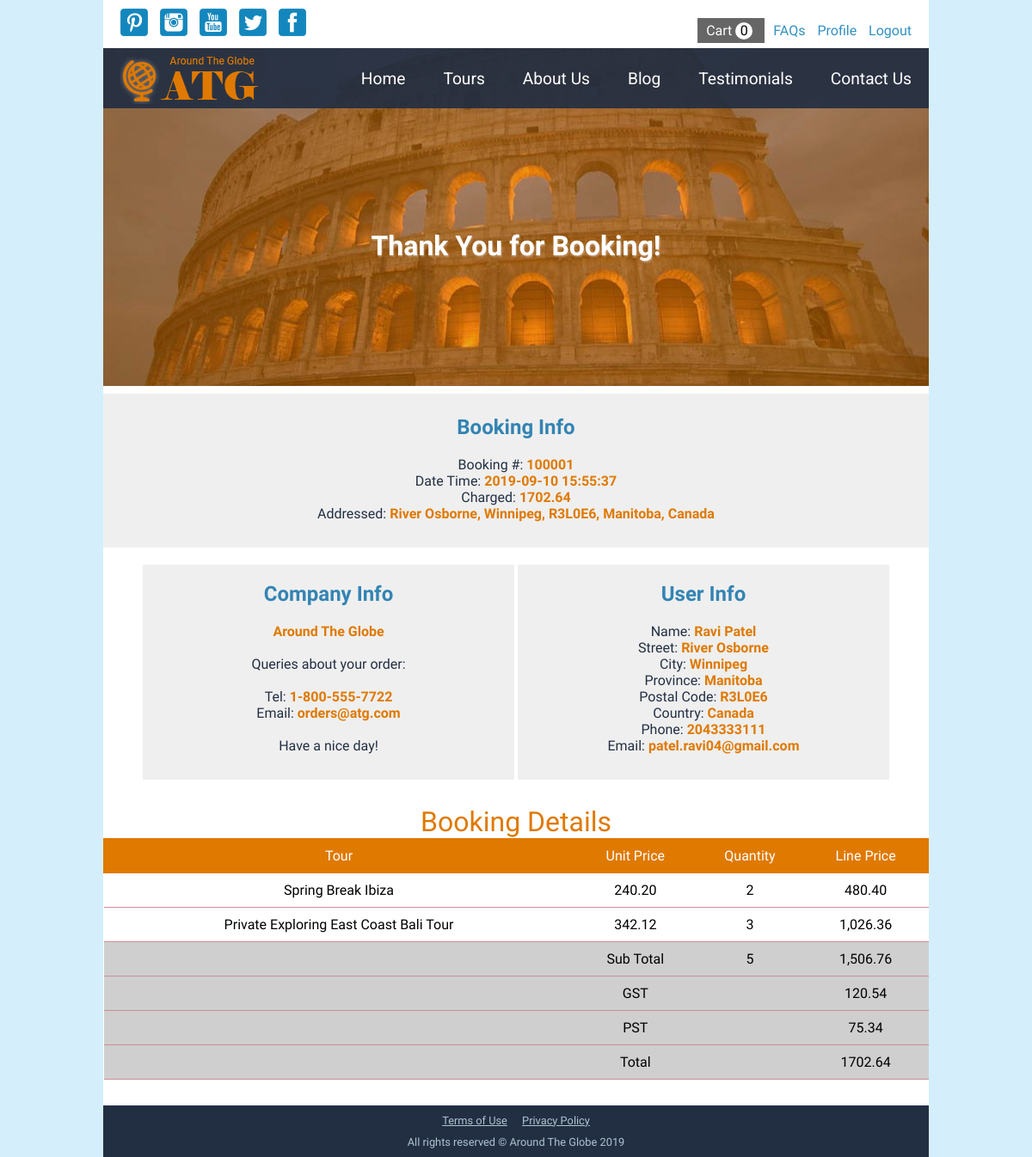
Screenshot of /thank_you.php?booking_id=1 (signed in) with the database file from the repository.
### tables this page shows
CREATE TABLE `bookings` (
  `booking_id` int(11) NOT NULL AUTO_INCREMENT,
  `user_id` int(11) NOT NULL,
  `customer_address` varchar(255) NOT NULL,
  `sub_total` decimal(10,2) NOT NULL,
  `gst` decimal(6,2) NOT NULL,
  `pst` decimal(6,2) NOT NULL,
  `total` decimal(10,2) NOT NULL,
  `status` varchar(20) NOT NULL,
  `created_at` datetime NOT NULL DEFAULT CURRENT_TIMESTAMP,
  `updated_at` datetime DEFAULT NULL,
  PRIMARY KEY (`booking_id`)
);

CREATE TABLE `users` (
  `user_id` int(11) NOT NULL AUTO_INCREMENT,
  `first_name` varchar(50) NOT NULL,
  `last_name` varchar(50) NOT NULL,
  `street` varchar(100) NOT NULL,
  `city` varchar(50) NOT NULL,
  `postal_code` char(7) NOT NULL,
  `province` varchar(50) NOT NULL,
  `country` varchar(50) NOT NULL,
  `phone` varchar(20) NOT NULL,
  `email` varchar(100) NOT NULL,
  `password` varchar(255) NOT NULL,
  `role` enum('admin','blogger','customer') NOT NULL DEFAULT 'customer',
  `created_at` datetime NOT NULL DEFAULT CURRENT_TIMESTAMP,
  `updated_at` datetime DEFAULT NULL,
  PRIMARY KEY (`user_id`),
  UNIQUE KEY `email` (`email`)
);

CREATE TABLE `booking_line_items` (
  `booking_line_items_id` int(11) NOT NULL AUTO_INCREMENT,
  `booking_id` int(11) NOT NULL,
  `tour_id` int(11) NOT NULL,
  `unit_price` decimal(6,2) NOT NULL,
  `quantity` int(1) NOT NULL,
  PRIMARY KEY (`booking_line_items_id`)
);

CREATE TABLE `tours` (
  `tour_id` int(11) NOT NULL AUTO_INCREMENT,
  `title` varchar(255) NOT NULL,
  `category_id` int(11) NOT NULL,
  `featured_image` varchar(255) NOT NULL,
  `thumbnail_image` varchar(255) NOT NULL,
  `description` text NOT NULL,
  `country` varchar(20) NOT NULL,
  `from_date` date NOT NULL,
  `to_date` date NOT NULL,
  `price` decimal(5,2) NOT NULL,
  `booking_ends` date NOT NULL,
  `bookings_available` int(3) NOT NULL,
  `max_allowed_bookings` int(1) NOT NULL,
  `is_featured` tinyint(1) NOT NULL DEFAULT '0',
  `is_published` tinyint(1) NOT NULL DEFAULT '0',
  `created_at` datetime NOT NULL DEFAULT CURRENT_TIMESTAMP,
  `updated_at` datetime DEFAULT NULL,
  PRIMARY KEY (`tour_id`)
);

### app/functions.php (called while the page is built, shortened)
<?php
	function esc($string)
	{
		return htmlentities($string, null, "UTF-8");
	}
	function getLineTotal($price, $quantity)
	{
		return $price * $quantity;
	}
	function getGST($price)
	{
		return $price * GST;
	}
	function getPST($price)
	{
		return $price * PST;
	}
	function getTotal($price)
	{
		return $price + getGST($price) + getPST($price);
	}

### autoloaders.php (called while the page is built, shortened)
<?php
$autoload = function ($class){
	$prefix = "App\\";
	$base_dir = __DIR__ . '/classes/';
	$len = strlen($prefix);
	$sub_class = substr($class, $len);
	$file = $base_dir . str_replace('\\', '/', $sub_class) . '.php';
};

### classes/Model.php (called while the page is built, shortened)
<?php
class Model
{
	protected static $dbh;
	public static function init($dbh)
	{
		static::$dbh = $dbh;
	}
	public function one($id)
	{
		$query = "SELECT * from {$this->table}
					WHERE {$this->key} = :id";
		$params = array(':id' => $id);
		$stmt = static::$dbh->prepare($query);
		$stmt->execute($params);
		return $stmt->fetch(\PDO::FETCH_ASSOC);
	}
}

### classes/BookingModel.php (called while the page is built, shortened)
<?php
class BookingModel extends Model
{
	public function getLineItems($id)
	{
		$query = "SELECT
					booking_line_items.*,
					tours.title
					FROM
					booking_line_items
					JOIN tours USING(tour_id)
					WHERE booking_id = :booking_id";
		$params = array(':booking_id' => $id);
		$stmt = static::$dbh->prepare($query);
		$stmt->execute($params);
		return $stmt->fetchAll(\PDO::FETCH_ASSOC);
	}
}

### public/thank_you.php (the view, shortened to what this page needs)
<?php
    $heading = 'Thank You for Booking!';
    if(!empty($_GET['booking_id'])){
    	$obj_booking = new BookingModel;
    	$obj_user = new UserModel;
	    $booking = $obj_booking->one($_GET['booking_id']);
	    $booking_line_items = $obj_booking->getLineItems($booking['booking_id']);
	    $user = $obj_user->one($_SESSION['user_id']);
    } else {
    	$_SESSION['flash'] = 'Please make a payment to see the thank you page.';
        $_SESSION['flash_class'] = 'flash-info';
        header('Location: checkout.php');
        exit;
    }
    require '../inc/head.inc.php';
    require '../inc/header.inc.php';
?>
      <main>
        <div id="hero">
          <img src="images/banner.jpg" alt="banner image">
          <div>
            <h1><?=esc($heading)?></h1>
          </div>
        </div>
        <div class="booking-info">
        	<h2>Booking Info</h2>
        	<span>
        		<span>Booking #: </span>
        		<strong class="value">
              <?=esc('10000' . $booking['booking_id'])?>
            </strong>
        	</span>
        	<br>
        	<span>
        		<span>Date Time: </span>
        		<strong class="value"><?=esc($booking['created_at'])?></strong>
        	</span>
        	<br>
        	<span>
        		<span>Charged: </span>
        		<strong class="value"><?=esc($booking['total'])?></strong>
        	</span>
        	<br>
        	<span>
        		<span>Addressed: </span>
        		<strong class="value"><?=esc($booking['customer_address'])?></strong>
        	</span>
        </div>
        <div class="company-user">
        	<div class="company-info">
        		<h2>Company Info</h2>
        		<span>
	        		<strong class="value">Around The Globe</strong>
	        	</span>
	        	<br>
	        	<br>
	        	<span>
	        		<span>Queries about your order:</span>
	        	</span>
	        	<br>
	        	<br>
	        	<span>
	        		<span>Tel: </span>
	        		<strong class="value">1-800-555-7722</strong>
	        	</span>
	        	<br>
	        	<span>
	        		<span>Email: </span>
	        		<strong class="value">orders@atg.com</strong>
	        	</span>
	        	<br>
	        	<br>
	        	<span>
	        		<span>Have a nice day!</span>
	        	</span>
        	</div>
        	<div class="user-info">
        		<h2>User Info</h2>
        		<span>
	        		<span>Name: </span>
	        		<strong class="value">
	        			<?=esc($user['first_name'] . ' ' . $user['last_name'])?>
	        		</strong>
	        	</span>
	        	<br>
	        	<span>
	        		<span>Street: </span>
	        		<strong class="value"><?=esc($user['street'])?></strong>
	        	</span>
	        	<br>
	        	<span>
	        		<span>City: </span>
	        		<strong class="value"><?=esc($user['city'])?></strong>
	        	</span>
	        	<br>
	        	<span>
	        		<span>Province: </span>
	        		<strong class="value"><?=esc($user['province'])?></strong>
	        	</span>
	        	<br>
	        	<span>
	        		<span>Postal Code: </span>
	        		<strong class="value"><?=esc($user['postal_code'])?></strong>
	        	</span>
	        	<br>
	        	<span>
	        		<span>Country: </span>
	        		<strong class="value"><?=esc($user['country'])?></strong>
	        	</span>
	        	<br>
	        	<span>
	        		<span>Phone: </span>
	        		<strong class="value"><?=esc($user['phone'])?></strong>
	        	</span>
	        	<br>
	        	<span>
	        		<span>Email: </span>
	        		<strong class="value"><?=esc($user['email'])?></strong>
	        	</span>
        	</div>
        </div>
        <table id="booking_details">
          <caption>Booking Details</caption>
          <tr>
            <th>Tour</th>
            <th>Unit Price</th>
            <th>Quantity</th>
            <th>Line Price</th>
          </tr>
          <?php
            $sub_total_qty = 0;
            $sub_total_price = 0;
          ?>
          <?php foreach ($booking_line_items as $line_item) : ?>
      		<tr>
              <td><?=esc($line_item['title'])?></td>
              <td><?=esc($line_item['unit_price'])?></td>
              <td><?=esc($line_item['quantity'])?></td>
              <td>
                <?php
                    $sub_total_price += getLineTotal($line_item['unit_price'], $line_item['quantity']);
                    $sub_total_qty += $line_item['quantity'];
                ?>
                <?=esc(number_format(getLineTotal($line_item['unit_price'], $line_item['quantity']), 2))?>
              </td>
            </tr>
          <?php endforeach; ?>
          <tr class="total">
            <td></td>
            <td>Sub Total</td>
            <td><?=esc($sub_total_qty)?></td>
            <td>
              <?php
                $calculated_sub_total = number_format($sub_total_price, 2);
                echo esc($calculated_sub_total);
              ?>
            </td>
          </tr>
          <tr class="total">
            <td></td>
            <td>GST</td>
            <td></td>
            <td>
              <?php
                $calculated_gst = number_format(getGST($sub_total_price), 2);
                echo esc($calculated_gst);
              ?>
            </td>
          </tr>
          <tr class="total">
            <td></td>
            <td>PST</td>
            <td></td>
            <td>
              <?php
                $calculated_pst = number_format(getPST($sub_total_price), 2);
                echo esc($calculated_pst);
              ?>
            </td>
          </tr>
          <tr class="total">
            <td></td>
            <td>Total</td>
            <td></td>
            <td>
              <?php
                $calculated_total = number_format(getTotal($sub_total_price), 2, '.', '');
                echo esc($calculated_total);
              ?>
              </td>
          </tr>
        </table>
      </main>
      <?php
          require '../inc/footer.inc.php';
      ?>

### public/css/style.css (style rules this page uses)
body { margin: 0; background-color: #d4effb; font-size: 16px; font-family: 'Raleway', Tahoma, sans-serif; }
main { background-color: #fff; }
main div#hero { position: relative; }
main div#hero img { width: 960px; height: 393px; display: inline-block; }

### public/css/mobile.css (style rules this page uses)
body { margin: 0; font-size: 16px; font-family: 'Raleway', Tahoma, sans-serif; }
main div#hero { position: relative; }
main div#hero img { max-width: 100%; height: auto; min-height: 300px; }

### public/css/print.css (style rules this page uses)
body { margin: 0; background-color: #d4effb; font-size: 16px; font-family: 'Raleway', Tahoma, sans-serif; }
main { background-color: #fff; }
main div#hero { position: relative; }
main div#hero img { width: 960px; height: 393px; display: inline-block; }

### rows the page displays
bookings: booking_id "100001", created_at "2019-09-10 15:55:37", total "1702.64", customer_address "River Osborne, Winnipeg, R3L0E6, Manitoba, Canada"
users: first_name+last_name "Ravi Patel", street "River Osborne", city "Winnipeg", province "Manitoba", postal_code "R3L0E6", country "Canada", phone "2043333111", email "patel.ravi04@gmail.com"
booking_line_items: tour.title "Spring Break Ibiza", unit_price "240.20", quantity "2", unit_price+quantity "480.40"
booking_line_items: tour.title "Private Exploring East Coast Bali Tour", unit_price "342.12", quantity "3", unit_price+quantity "1,026.36"

### other values shown
$heading "Thank You for Booking!"
$sub_total_qty "5"
$calculated_sub_total "1,506.76"
$calculated_gst "120.54"
$calculated_pst "75.34"
$calculated_total "1702.64"
